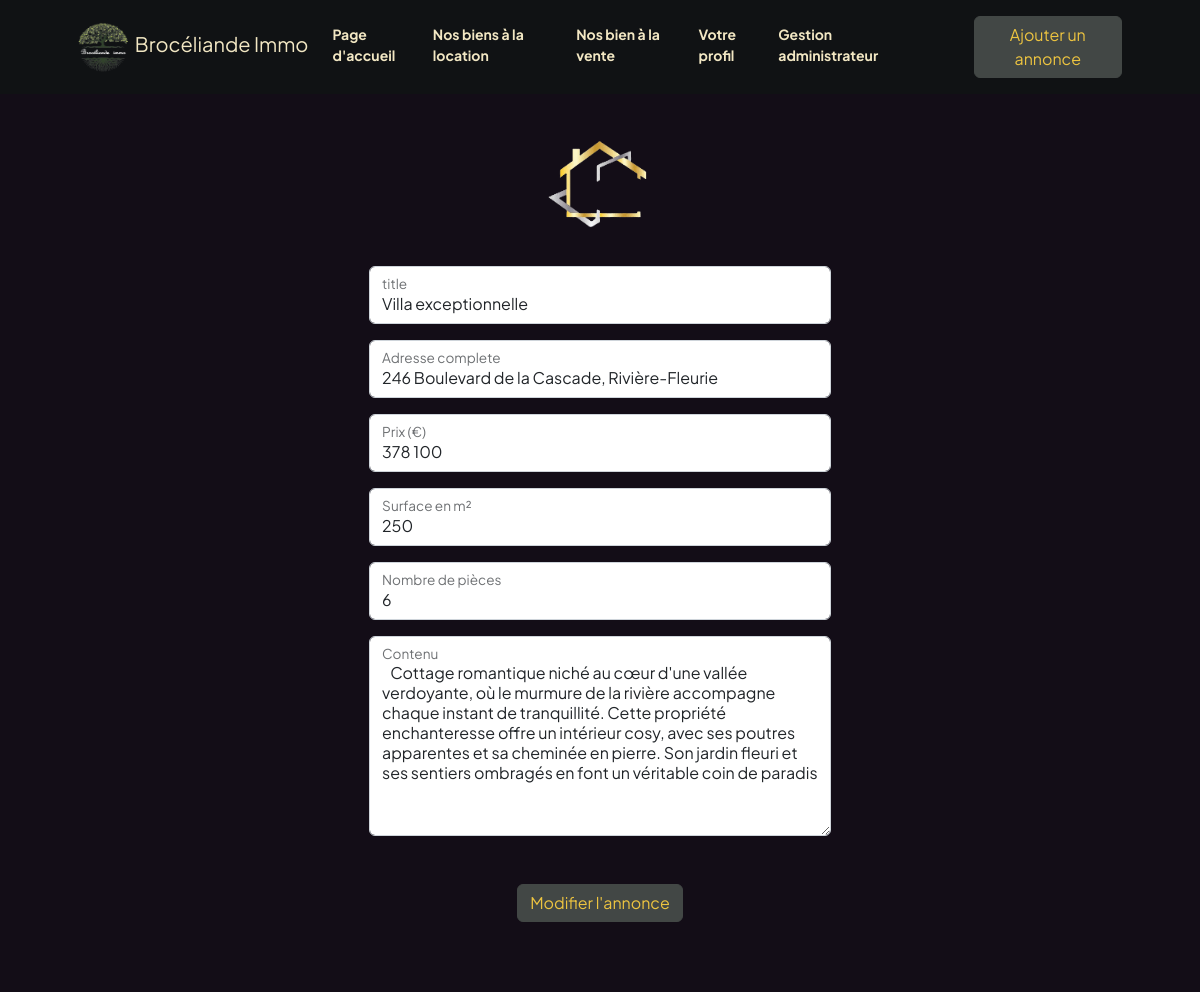
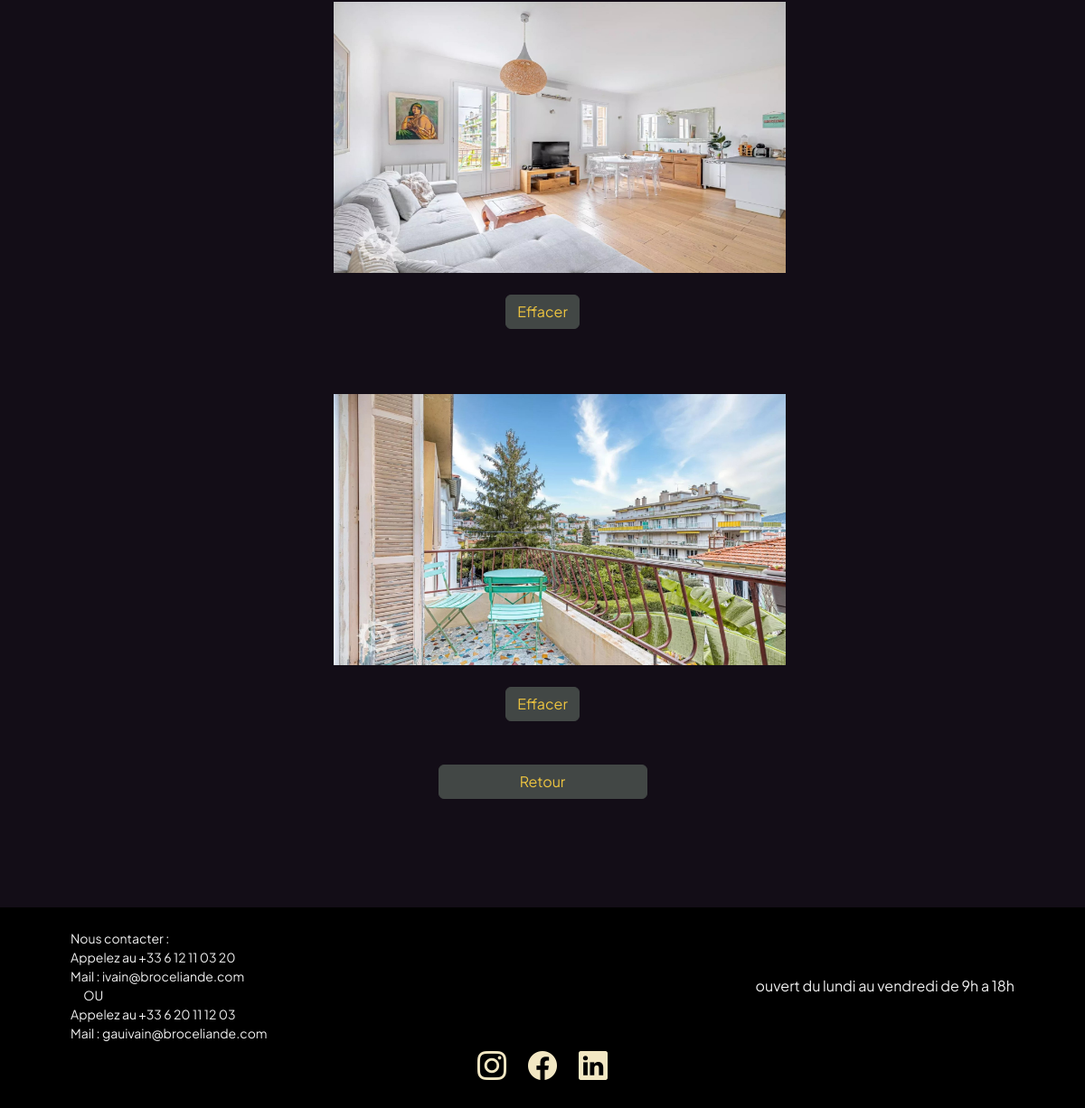
The app's page /updatepost.php?id=1 (signed in) with its own data (2 pictures, top to bottom).
### tables this page shows
CREATE TABLE `articles` (
  `id` int(11) NOT NULL,
  `title` varchar(255) NOT NULL,
  `adress` varchar(255) NOT NULL,
  `content` text NOT NULL,
  `category` varchar(255) NOT NULL,
  `price` varchar(255) NOT NULL,
  `surface` varchar(255) NOT NULL,
  `pieces` varchar(255) NOT NULL,
  `user_id` int(11) NOT NULL
);

### functions.php (called while the page is built, shortened)
<?php
function get_PDO(): PDO {
    $host = '127.0.0.1';
    $db   = 'broceliande';
    $user = 'root';
    $pass = '';
    $charset = 'utf8mb4';
    $dsn = "mysql:host=$host;dbname=$db;charset=$charset";
    $options = [
        PDO::ATTR_ERRMODE            => PDO::ERRMODE_EXCEPTION,
        PDO::ATTR_DEFAULT_FETCH_MODE => PDO::FETCH_ASSOC,
    ];
    try {
        return new PDO($dsn, $user, $pass, $options);
    } catch (\PDOException $e) {
    }
}
function get_one_article($id){
    $pdo = get_PDO();
    $query = ("SELECT * FROM articles WHERE id = ?");
    $stmt = $pdo -> prepare($query);
    $stmt -> execute([$id]);
    $articles = $stmt -> fetch();
    return $articles;
}
?>

### updatepost.php (the view, shortened to what this page needs)
<!DOCTYPE html>
<html lang="en">
    <head>
        <link href="https://cdn.jsdelivr.net/npm/bootstrap-icons@1.8.1/font/bootstrap-icons.css" rel="stylesheet" />
        <link href="css/styles.css" rel="stylesheet" />
    </head>
    <body class="d-flex flex-column">
        <main class="flex-shrink-0">
            <?php include_once('header.php');
            $article = get_one_article($_GET['id']);
            ?>
            <section class="py-5">
            <div class="container px-5">
            <div class=" rounded-4 py-5 px-4 px-md-5">
                    <div class="row">
                        <div class="offset-3 col-6">
                        <br>
                        <div class=text-center my-5>
                        <img class ="rounded-4" src="assets/maison_img.png" width="130" height="130" alt="...">
                        </div>
                        <form class ="" action="treatment_update.php" method="post">
                            <div class="form-floating mb-3">
                                <input value = "<?php echo $article['title'] ?>" type ="text" class="form-control" id="title" placeholder="name@example.com" data-sb-validations="required,title" name ="title"/>
                                <label for="title">title</label>
                            </div>
                            <div class="form-floating mb-3">
                                        <input value = "<?php echo $article['adress'] ?>" type ="text" class="form-control" id="adress" placeholder="name@example.com" data-sb-validations="required,adress" name ="adress"/>
                                        <label for="adress">Adresse complete</label>
                                    </div>
                                    <div class="form-floating mb-3">
                                        <input value = "<?php echo $article['price'] ?>" type ="text" class="form-control" id="price" data-sb-validations="required,price" name ="price"/>
                                        <label for="price">Prix (€)</label>
                                    </div>
                                    <div class="form-floating mb-3">
                                        <input value = "<?php echo $article['surface'] ?>" type ="text" class="form-control" id="surface" placeholder="name@example.com" data-sb-validations="required,surface" name ="surface"/>
                                        <label for="surface">Surface en m²</label>
                                    </div>
                                    <div class="form-floating mb-3">
                                        <input value = "<?php echo $article['pieces'] ?>" type ="text" class="form-control" id="pieces" placeholder="name@example.com" data-sb-validations="required,pieces" name ="pieces"/>
                                        <label for="pieces">Nombre de pièces</label>
                                    </div>
                            <div class="form-floating mb-3">
                                <textarea type="text" class="form-control" id="content" placeholder="name@example.com" data-sb-validations="required,content" name ="content" style ="height: 200px"> <?php echo $article['content'] ?></textarea>
                                <label for="content">Contenu</label>
                            </div>
                            <div class="text-center my-5">
                            <input type ="submit" name="submit_update" value="Modifier l'annonce" class="btn btn-primary">
                            </div>
                        </form>
                        <?php
                        $id = $article['id'];
                        $directory = 'img_properties';
                        $files = scandir($directory);
                        $filesWithID = [];
                        foreach ($files as $file) {
                            if (preg_match('/\.(jpg|jpeg|png|gif)$/i', $file)) {
                                if (strpos($file, "id$id") !== false) {
                                    $filesWithID[] = $file;
                                }
                            }
                        }
                        foreach ($filesWithID as $fileName) {
                            $filePath = "$directory/$fileName";
                            ?>
                            <div class='text-center my-5'>
                            <br><img src='<?php echo $filePath ?>' width='500' height='300' alt=''><br>
                            <form method='POST'>
                            <br><button type='submit'class='btn btn-primary' name='deleteFileBtn'>Effacer</button>
                            </form>
                            </div>
                            <?php
                        }
                        ?>
                    <a href="article.php?id=<?= $_GET['id']?>"><button class="btn btn-primary col-md-6 offset-md-3 text-center">Retour</button></a><br><br>
                    </div>
                </div>
            </div>
            </section>
        </main>
        <?php include_once('footer.php'); ?>
    </body>
</html>

### records on screen
articles: title "Villa exceptionnelle", adress "246 Boulevard de la Cascade, Rivière-Fleurie", price "378 100", surface "250", pieces "6", content "Cottage romantique niché au cœur d'une vallée verdoyante, où le murmure de la rivière accompagne chaque instant de tranquillité. Cette propriété enchanteresse offre un intérieur cosy, avec ses poutres apparentes et sa cheminée en pierre. Son jardin fleuri et ses sentiers ombragés en font un véritable coin de paradis"
